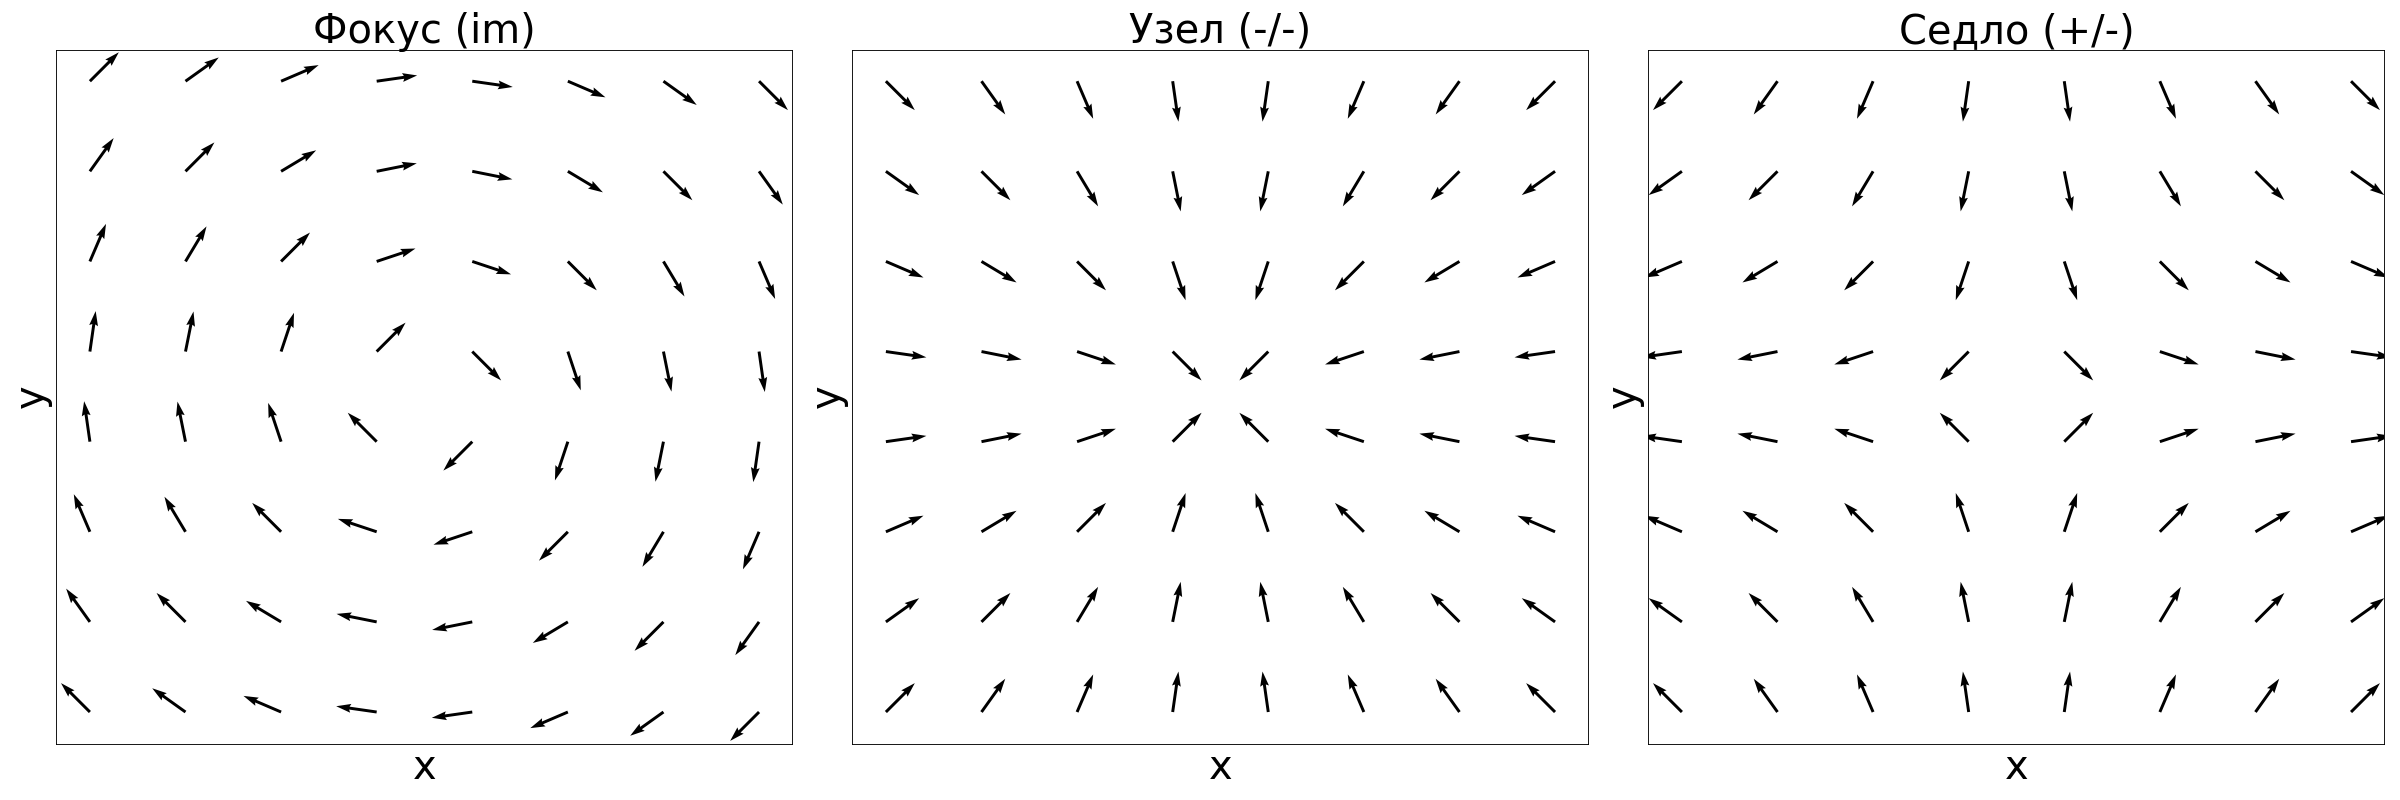

Generate this figure with Python:
#!/usr/bin/env python
# -*- coding: utf-8 -*-


import matplotlib
matplotlib.use('Agg')
import matplotlib.pyplot as plt
import numpy as np

X, Y = np.meshgrid( np.arange( -0.7, 0.8, .2), np.arange( -0.7, 0.8, .2) )
#r = np.square( X ) + np.square( Y )
rX = np.sqrt( np.square( X ) + np.square( X.transpose() ) ) * 1.5
rY = np.sqrt( np.square( Y ) + np.square( Y.transpose() ) ) * 1.5
UC = X / rX
US = -X / rX
VC = Y / rY
VS = -Y / rY

fig, ax = plt.subplots( 1, 3, figsize=(30,10), dpi=80 )
#ax1.set_title('Arrows scale with plot width, not view')
ax[0].quiver( X, Y, VC, US, units='width', width = 0.004 )
ax[1].quiver( X, Y, US, VS, units='width', width = 0.004 )
ax[2].quiver( X, Y, UC, VS, units='width', width = 0.004 )
for pn in range( 3 ):
	ax[ pn ].set_xticks( [] )
	ax[ pn ].set_yticks( [] )
	ax[ pn ].set_xlabel( "x", size = 36 )
	ax[ pn ].set_ylabel( "y", size = 36 )
ax[ 0 ].set_title( u"Фокус (im)", size = 36 )
ax[ 1 ].set_title( u"Узел (-/-)", size = 36 )
ax[ 2 ].set_title( u"Седло (+/-)", size = 36 )

#Q = ax[3].quiver( X, Y, US, VS, units='width' )
#qk = ax1.quiverkey(Q, 0.9, 0.9, 2, r'$2 \frac{m}{s}$', labelpos='E', coordinates='figure')
fig.tight_layout()
plt.savefig( "poincare.png" )